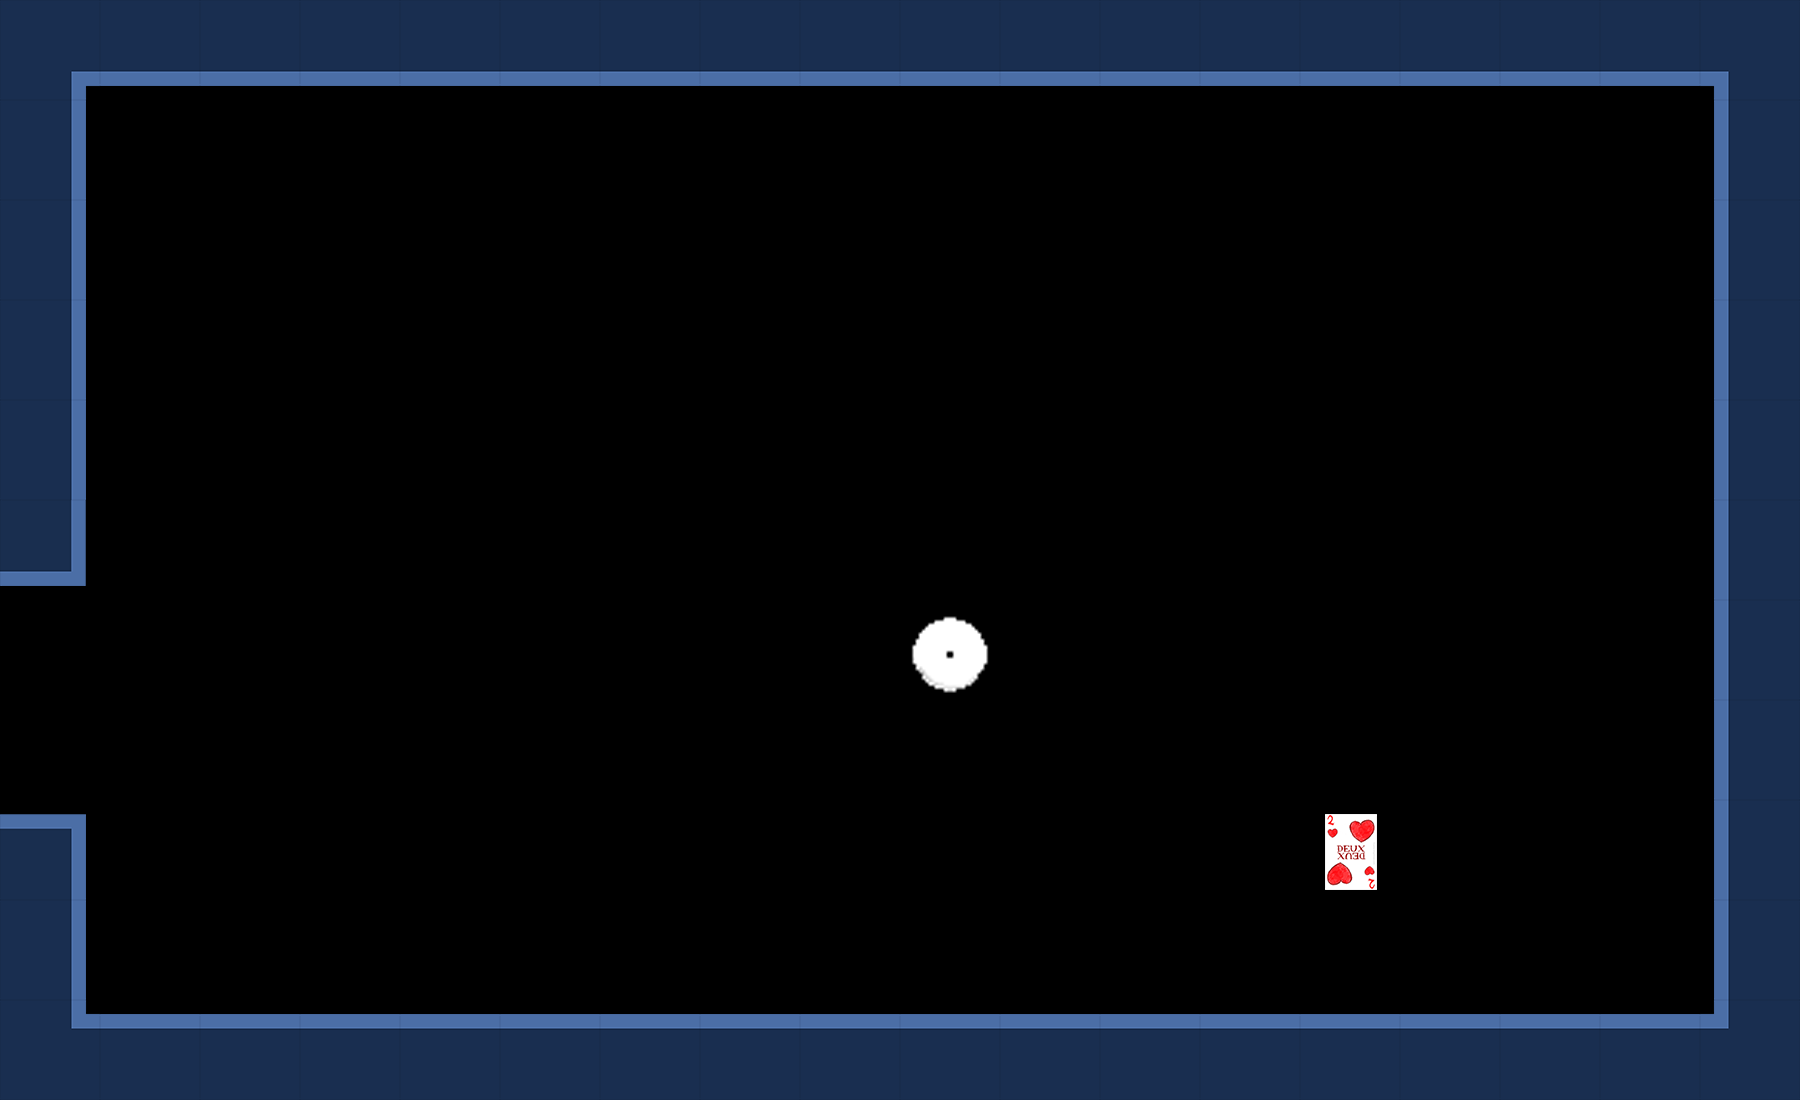

Rendered tile map (Tiled .tmx) drawn with the repository's tilesets; below, a short description and the full map source, tile grids included:
An orthogonal 18x11 tile map with 100x100 px tiles, 1 tile layer (Calque de Tile 1).

<map version="1.0" orientation="orthogonal" renderorder="right-down" width="18" height="11" tilewidth="100" tileheight="100" nextobjectid="1">
 <tileset firstgid="1" name="tileset" tilewidth="100" tileheight="100" tilecount="64" columns="8">
  <image source="../../Sources/tileset.png" width="800" height="800" />
 </tileset>
 <layer name="Calque de Tile 1" width="18" height="11">
  <data encoding="csv">
5,6,6,6,6,6,6,6,6,6,6,6,6,6,6,6,6,7,
9,0,0,0,0,0,0,0,0,0,0,0,0,0,0,0,0,11,
9,0,0,0,0,0,0,0,0,0,0,0,0,0,0,0,0,11,
9,0,0,0,0,0,0,0,0,0,0,0,0,0,0,0,0,11,
9,0,0,0,0,0,0,0,0,0,0,0,0,0,0,0,0,11,
16,0,0,0,0,0,0,0,0,0,0,0,0,0,0,0,0,11,
0,0,0,0,0,0,0,0,0,17,0,0,0,0,0,0,0,11,
0,0,0,0,0,0,0,0,0,0,0,0,0,0,0,0,0,11,
12,0,0,0,0,0,0,0,0,0,0,0,0,22,0,0,0,11,
9,0,0,0,0,0,0,0,0,0,0,0,0,0,0,0,0,11,
13,14,14,14,14,14,14,14,14,14,14,14,14,14,14,14,14,15
</data>
 </layer>
</map>
